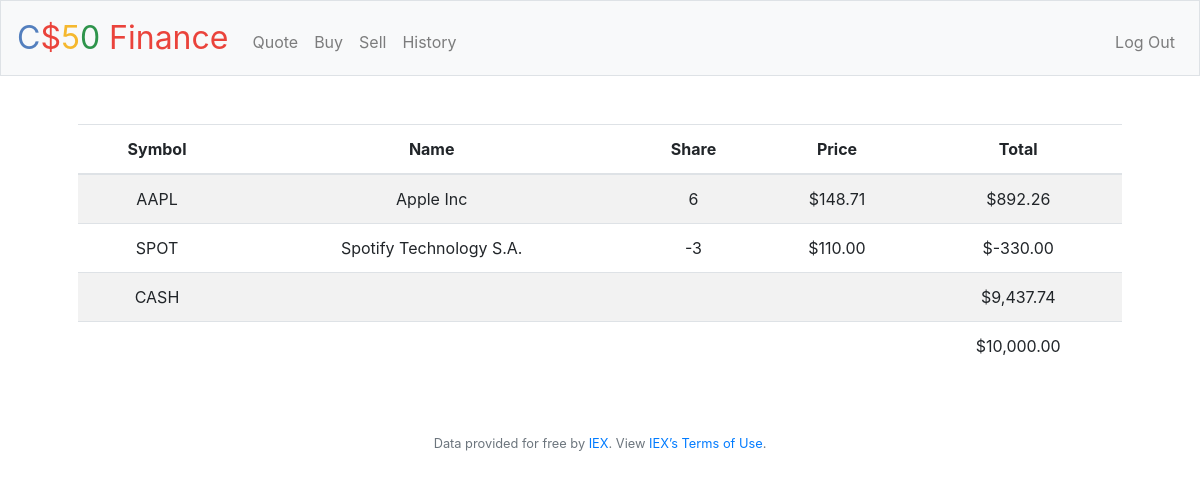
Screenshot of / (signed in) with the database file from the repository.
### tables this page shows
CREATE TABLE transactions( id INTEGER PRIMARY KEY AUTOINCREMENT, user_id INTEGER NOT NULL,name TEXT NOT NULL,share INTEGER NOT NULL,price NUMERIC NOT NULL,type TEXT NOT NULL,symbol TEXT NOT NULL,time TIMESTAMP DEFAULT CURRENT_TIMESTAMP,FOREIGN KEY(user_id) REFERENCES users(id));

CREATE TABLE users (id INTEGER, username TEXT NOT NULL, hash TEXT NOT NULL, cash NUMERIC NOT NULL DEFAULT 10000.00, PRIMARY KEY(id));

### application.py (the view)
@app.route("/")
@login_required
def index():
    user_id=session["user_id"]
    stocks=db.execute("SELECT symbol,name,price,SUM(share) as totalShares FROM transactions WHERE user_id=? GROUP BY symbol",user_id)
    cash=db.execute("SELECT cash FROM users WHERE id=?",user_id)[0]['cash']
    total=cash
    for stock in stocks:
        total+=stock['price']*stock['totalShares']
    return render_template("index.html",stocks=stocks,cash=cash,usd=usd,total=total)

### application.py (called while the page is built)
@app.after_request
def after_request(response):
    response.headers["Cache-Control"] = "no-cache, no-store, must-revalidate"
    response.headers["Expires"] = 0
    response.headers["Pragma"] = "no-cache"
    return response

### helpers.py (called while the page is built)
def login_required(f):
    @wraps(f)
    def decorated_function(*args, **kwargs):
        if session.get("user_id") is None:
            return redirect("/login")
        return f(*args, **kwargs)
    return decorated_function

def usd(value):
    return f"${value:,.2f}"

### templates/index.html (shortened to what this page needs)
{% extends "layout.html" %}
{% block main %}
    <table class="table table-striped">
        <thead>
            <tr>
                <th>Symbol</th>
                <th>Name</th>
                <th>Share</th>
                <th>Price</th>
                <th>Total</th>
            </tr>
        </thead>
        <tbody>
            {%for stock in stocks%}
            <tr>
                <td>{{ stock["symbol"] }}</td>
                <td>{{ stock["name"] }}</td>
                <td>{{ stock["totalShares"] }}</td>
                <td>{{ usd(stock["price"]) }}</td>
                <td>{{ usd(stock["totalShares"] * stock["price"]) }}</td>
            </tr>
            {%endfor%}
            <tr>
                <td>CASH</td>
                <td colspan="3"></td>
                <td>{{usd(cash)}}</td>
            </tr>
        </tbody>
        <tfoot>
            <td colspan="4"></td>
            <td>{{usd(total)}}</td>
        </tfoot>
    </table>
{% endblock %}

### templates/layout.html (shortened to what this page needs)
<!DOCTYPE html>
<html lang="en">
    <head>
        <link rel="stylesheet" href="https://cdn.jsdelivr.net/npm/bootstrap@4.5.3/dist/css/bootstrap.min.css">
        <link href="/static/styles.css" rel="stylesheet">
    </head>
    <body>
        <nav class="navbar navbar-expand-md navbar-light bg-light border">
            <a class="navbar-brand" href="/"><span class="blue">C</span><span class="red">$</span><span class="yellow">5</span><span class="green">0</span> <span class="red">Finance</span></a>
            <div class="collapse navbar-collapse" id="navbar">
                {% if session.user_id %}
                    <ul class="navbar-nav mr-auto mt-2">
                        <li class="nav-item"><a class="nav-link" href="/quote">Quote</a></li>
                        <li class="nav-item"><a class="nav-link" href="/buy">Buy</a></li>
                        <li class="nav-item"><a class="nav-link" href="/sell">Sell</a></li>
                        <li class="nav-item"><a class="nav-link" href="/history">History</a></li>
                    </ul>
                    <ul class="navbar-nav ml-auto mt-2">
                        <li class="nav-item"><a class="nav-link" href="/logout">Log Out</a></li>
                    </ul>
                {% else %}
                    <ul class="navbar-nav ml-auto mt-2">
                        <li class="nav-item"><a class="nav-link" href="/register">Register</a></li>
                        <li class="nav-item"><a class="nav-link" href="/login">Log In</a></li>
                    </ul>
                {% endif %}
            </div>
        </nav>
        <main class="container p-5">
            {% block main %}{% endblock %}
        </main>
        <footer class="small text-center text-muted">
            Data provided for free by <a href="https://iextrading.com/developer">IEX</a>. View <a href="https://iextrading.com/api-exhibit-a/">IEX’s Terms of Use</a>.
        </footer>
    </body>
</html>

### static/styles.css (style rules this page uses)
nav .navbar-brand { font-size: xx-large; }
nav .navbar-brand .blue { color: #537fbe; }
nav .navbar-brand .red { color: #ea433b; }
nav .navbar-brand .yellow { color: #f5b82e; }
nav .navbar-brand .green { color: #2e944b; }
main { overflow-x: auto; text-align: center; }

### rows the page displays
transactions: symbol "AAPL", name "Apple Inc", totalShares "6", price "$148.71", totalShares "$892.26"
users: cash "$9,437.74"

### other values shown
{{ stock["symbol"] }} "SPOT"
{{ stock["name"] }} "Spotify Technology S.A."
{{ stock["totalShares"] }} "-3"
{{ usd(stock["price"]) }} "$110.00"
{{ usd(stock["totalShares"] * stock["price"]) }} "$-330.00"
{{ usd(total) }} "$10,000.00"
